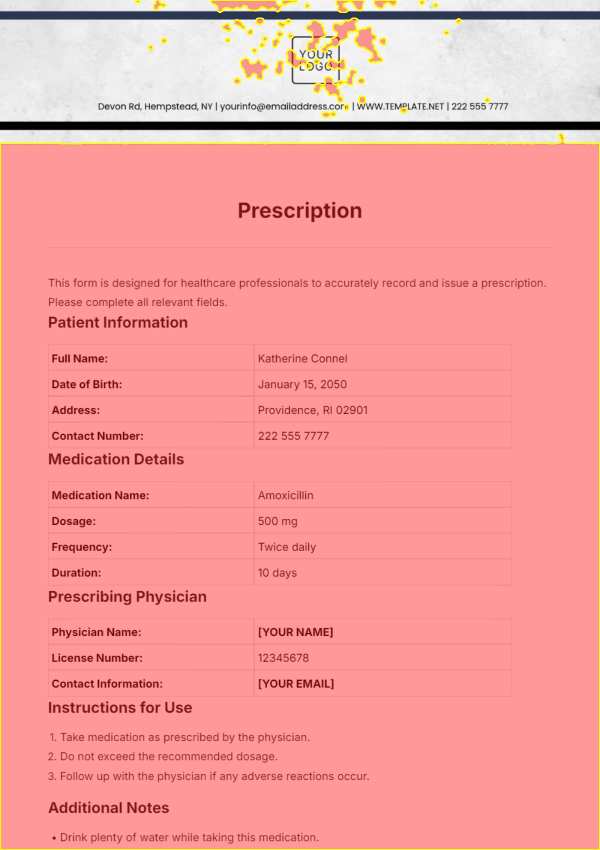
#> input picture apps/data/cv_samples/20260210_004853/glare_overlay.jpg, 1200 x 1700 px (shown at 1/2 size)
$ python -i boundary.py   (imports and definitions only)
#> lines starting #> are read from the running program, lines starting #| are printed output that depends on the picture; after the words box and inside, x2 and y2 are one past the last pixel; in counts of white or black regions, pixels touching at a corner belong together
#> further down, picture is the input picture: shape (1700, 1200, 3); mean B, G, R 156.8, 158.5, 244
"""
Document Boundary Detection Module.
Detects document corners using OpenCV edge detection and contour analysis.
"""
import cv2
import numpy as np
from typing import Dict, Any


def order_points(pts: np.ndarray) -> np.ndarray:
    """
    Orders 4 points consistently: top-left, top-right, bottom-right, bottom-left.

    Args:
        pts: Array of 4 points with shape (4, 2)

    Returns:
        Ordered points array with shape (4, 2)
    """
    rect = np.zeros((4, 2), dtype="float32")

    # Sum of coordinates: smallest = top-left, largest = bottom-right
    s = pts.sum(axis=1)
    rect[0] = pts[np.argmin(s)]  # top-left
    rect[2] = pts[np.argmax(s)]  # bottom-right

    # Difference of coordinates: smallest = top-right, largest = bottom-left
    diff = np.diff(pts, axis=1).flatten()
    rect[1] = pts[np.argmin(diff)]  # top-right
    rect[3] = pts[np.argmax(diff)]  # bottom-left

    return rect


def detect_document_corners(image: np.ndarray, debug: bool = False) -> Dict[str, Any]:
    """
    Detects document boundary corners in an image.

    Uses edge detection and contour analysis to find a quadrilateral
    representing the document boundary.

    Args:
        image: OpenCV image (BGR format)
        debug: If True, include intermediate images in response

    Returns:
        {
            "found": bool,
            "corners": [{"x": float, "y": float}, ...] or None,
            "confidence": float (0.0 to 1.0),
            "debug_notes": [str, ...],
            "intermediate": {...} (only if debug=True)
        }
    """
#> called with debug = False
    debug_notes = []
    intermediate = {}

    orig_h, orig_w = image.shape[:2]
#> orig_h = 1700; orig_w = 1200
    image_area = orig_w * orig_h
#> image_area = 2040000
    debug_notes.append(f"Image size: {orig_w}x{orig_h}")

    # Resize for processing (maintain aspect ratio)
    process_height = 500
    ratio = orig_h / process_height
#> ratio = 3.4
    process_w = int(orig_w / ratio)
#> process_w = 352
    resized = cv2.resize(image, (process_w, process_height))
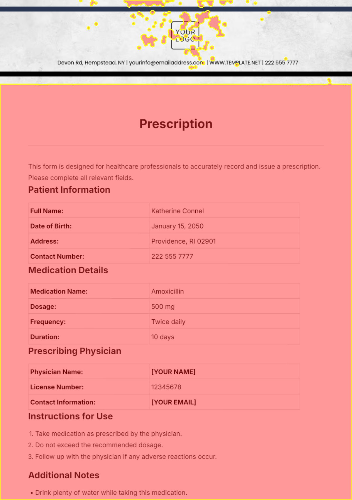
#> resized: shape (500, 352, 3); mean B, G, R 156.8, 158.7, 244

    # Step 1: Convert to grayscale
    gray = cv2.cvtColor(resized, cv2.COLOR_BGR2GRAY)
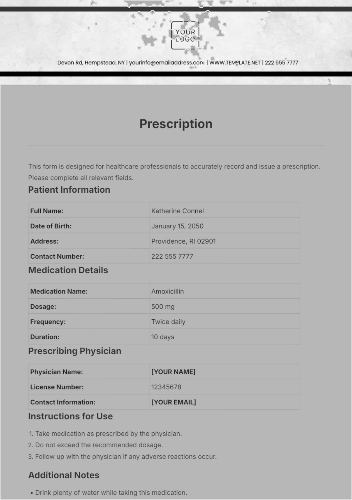
#> gray: shape (500, 352); min 0, max 249, mean 184.1
    debug_notes.append("Converted to grayscale")

    # Step 2: Gaussian blur to reduce noise
    blurred = cv2.GaussianBlur(gray, (5, 5), 0)
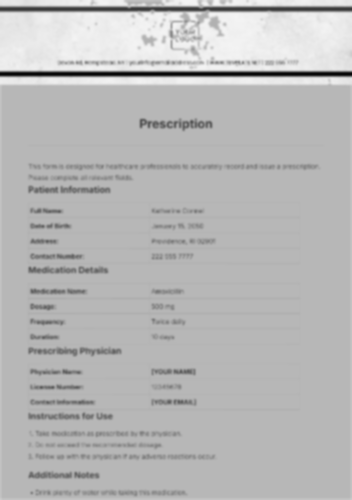
#> blurred: shape (500, 352); min 8, max 245, mean 184
    debug_notes.append("Applied Gaussian blur (5x5)")

    # Step 3: Edge detection (Canny)
    # Use automatic threshold calculation based on median
    median_val = np.median(blurred)
#> median_val = 183
    lower = int(max(0, 0.66 * median_val))
#> lower = 120
    upper = int(min(255, 1.33 * median_val))
#> upper = 243
    edged = cv2.Canny(blurred, lower, upper)
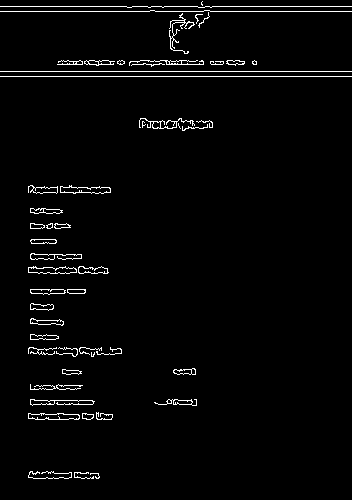
#> edged: shape (500, 352); 2.5% white in thin lines or dots
    debug_notes.append(f"Canny edge detection (thresholds: {lower}-{upper})")

    if debug:
        _, edge_buffer = cv2.imencode('.jpg', edged)
        import base64
        intermediate["edges_b64"] = base64.b64encode(edge_buffer).decode('utf-8')

    # Step 4: Morphological operations to close gaps
    kernel = cv2.getStructuringElement(cv2.MORPH_RECT, (5, 5))
    closed = cv2.morphologyEx(edged, cv2.MORPH_CLOSE, kernel, iterations=2)
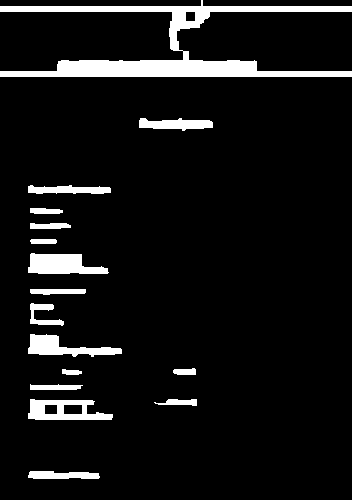
#> closed: shape (500, 352); 7.9% white; 16 white regions, largest, box (x1, y1, x2, y2) and area: (0, 0, 352, 77) 7082, (28, 253, 109, 274) 1221, (28, 399, 113, 420) 1082
    dilated = cv2.dilate(closed, kernel, iterations=1)
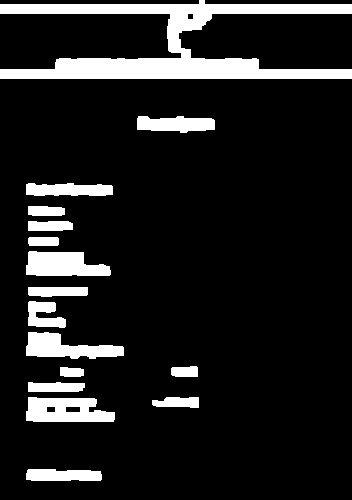
#> dilated: shape (500, 352); 12.3% white; 16 white regions
    debug_notes.append("Applied morphological close + dilate")

    # Step 5: Find contours
    contours, _ = cv2.findContours(dilated, cv2.RETR_LIST, cv2.CHAIN_APPROX_SIMPLE)
#> contours = 19 contours; largest, box (x1, y1, x2, y2) and area: (0, 0, 352, 79) 9494, (26, 397, 115, 422) 1714, (26, 251, 111, 276) 1548, (26, 332, 124, 359) 1432, (137, 116, 215, 133) 938
    debug_notes.append(f"Found {len(contours)} contours")

    # Sort by area descending, take top candidates
    contours = sorted(contours, key=cv2.contourArea, reverse=True)[:10]
#> contours = 10 contours; largest, box (x1, y1, x2, y2) and area: (0, 0, 352, 79) 9494, (26, 397, 115, 422) 1714, (26, 251, 111, 276) 1548, (26, 332, 124, 359) 1432, (137, 116, 215, 133) 938

    # Step 6: Find quadrilateral
    best_quad = None
    best_area = 0

    for i, contour in enumerate(contours):
        peri = cv2.arcLength(contour, True)
        # Try different epsilon values for polygon approximation
        for eps_mult in [0.02, 0.03, 0.04, 0.05]:
            approx = cv2.approxPolyDP(contour, eps_mult * peri, True)

            if len(approx) == 4:
                area = cv2.contourArea(approx)
                process_area = process_w * process_height
                area_ratio = area / process_area

                # Validate: must be at least 10% of image area
                if area_ratio < 0.10:
                    continue

                # Validate: check if it's convex
                if not cv2.isContourConvex(approx):
                    continue

                if area > best_area:
                    best_area = area
                    best_quad = approx
                    debug_notes.append(f"Found quad candidate (contour {i}, eps={eps_mult}, area_ratio={area_ratio:.2%})")
                break
#> this loop made 10 passes
#> peri on passes 1 to 10: 1559.2, 237.6, 212.4, 245.9, 183.2, 198.9, 170.1, 162, 133.7, 129.1
#> after the loop, best_area = 0; debug_notes = 6 items

    if best_quad is None:
        debug_notes.append("No valid quadrilateral found")
        return {
            "found": False,
            "corners": None,
            "confidence": 0.0,
            "debug_notes": debug_notes,
            "intermediate": intermediate if debug else None
        }

    # Scale corners back to original image coordinates
    corners_scaled = best_quad.reshape(4, 2) * ratio

    # Order corners consistently
    ordered = order_points(corners_scaled)

    # Convert to list of dicts
    corners_list = [
        {"x": float(ordered[0][0]), "y": float(ordered[0][1])},  # top-left
        {"x": float(ordered[1][0]), "y": float(ordered[1][1])},  # top-right
        {"x": float(ordered[2][0]), "y": float(ordered[2][1])},  # bottom-right
        {"x": float(ordered[3][0]), "y": float(ordered[3][1])},  # bottom-left
    ]

    # Calculate confidence
    quad_area = cv2.contourArea(ordered.astype(np.float32))
    confidence = min(1.0, (quad_area / image_area) * 1.5)

    # Reduce confidence if quad is very skewed
    # Check aspect ratio of the quad
    width_top = np.linalg.norm(ordered[1] - ordered[0])
    width_bottom = np.linalg.norm(ordered[2] - ordered[3])
    height_left = np.linalg.norm(ordered[3] - ordered[0])
    height_right = np.linalg.norm(ordered[2] - ordered[1])

    width_ratio = min(width_top, width_bottom) / max(width_top, width_bottom) if max(width_top, width_bottom) > 0 else 0
    height_ratio = min(height_left, height_right) / max(height_left, height_right) if max(height_left, height_right) > 0 else 0

    # Penalize if sides are very different lengths (perspective skew)
    if width_ratio < 0.5 or height_ratio < 0.5:
        confidence *= 0.7
        debug_notes.append(f"Confidence reduced due to perspective skew (width_ratio={width_ratio:.2f}, height_ratio={height_ratio:.2f})")

    debug_notes.append(f"Final confidence: {confidence:.2f}")

    return {
        "found": True,
        "corners": corners_list,
        "confidence": float(confidence),
        "debug_notes": debug_notes,
        "intermediate": intermediate if debug else None
    }

>>> import cv2
>>> picture = cv2.imread('../../data/cv_samples/20260210_004853/glare_overlay.jpg')
>>> result = detect_document_corners(picture)
#> result = 5 items
